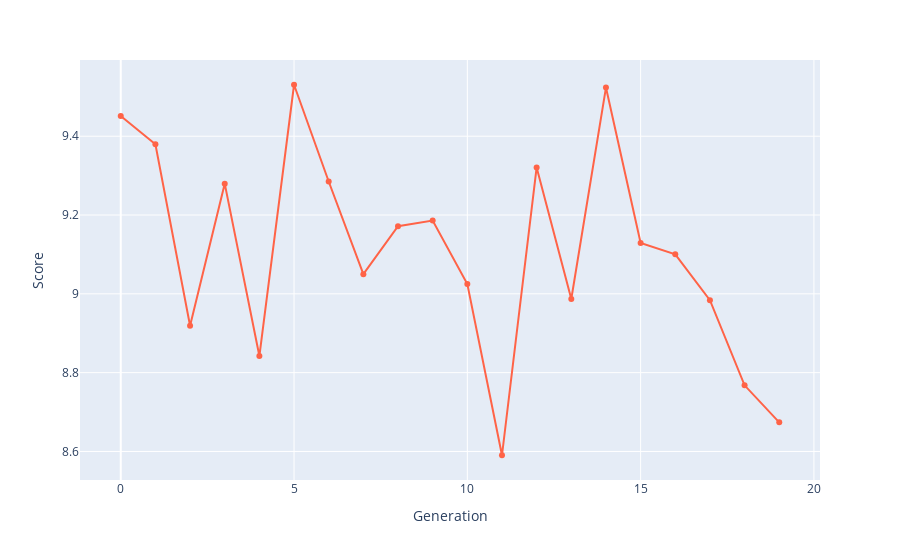

Write notebook code for a chart like this one.
### Code cell
bestRankDF = pd.DataFrame(bestRank, columns=['Score', 'Schedule'])
bestRank
bestRankDF['Generation'] = bestRankDF.index.values
fig = px.line(bestRankDF, x='Generation', y='Score',
              hover_data=['Schedule'], markers=True)
fig.update_traces(line_color='Tomato')
fig.show()
fileName = f'p{popSize}g{generations}n{nSwaps}.html'
fig.write_html(f'charts/{fileName}', include_plotlyjs="cdn")

### Figure 1 — Plotly figure (JSON) as saved in the notebook; plotly's stock layout.template omitted (floating-point values rounded to 4 significant figures; data arrays with more than 128 entries replaced by an {"elided": "..."} marker saying what was removed)
{"data": [{"customdata": {"elided": "20x1x48 int values"}, "hovertemplate": "Generation=%{x}<br>Score=%{y}<br>Schedule=%{customdata[0]}<extra></extra>", "legendgroup": "", "line": {"color": "Tomato", "dash": "solid"}, "marker": {"symbol": "circle"}, "mode": "markers+lines", "name": "", "orientation": "v", "showlegend": false, "type": "scatter", "x": [0, 1, 2, 3, 4, 5, 6, 7, 8, 9, 10, 11, 12, 13, 14, 15, 16, 17, 18, 19], "xaxis": "x", "y": [9.451, 9.38, 8.919, 9.28, 8.842, 9.531, 9.285, 9.05, 9.172, 9.186, 9.025, 8.59, 9.321, 8.987, 9.523, 9.129, 9.1, 8.984, 8.768, 8.674], "yaxis": "y"}], "layout": {"legend": {"tracegroupgap": 0}, "margin": {"t": 60}, "xaxis": {"anchor": "y", "domain": [0, 1], "title": {"text": "Generation"}}, "yaxis": {"anchor": "x", "domain": [0, 1], "title": {"text": "Score"}}}}
